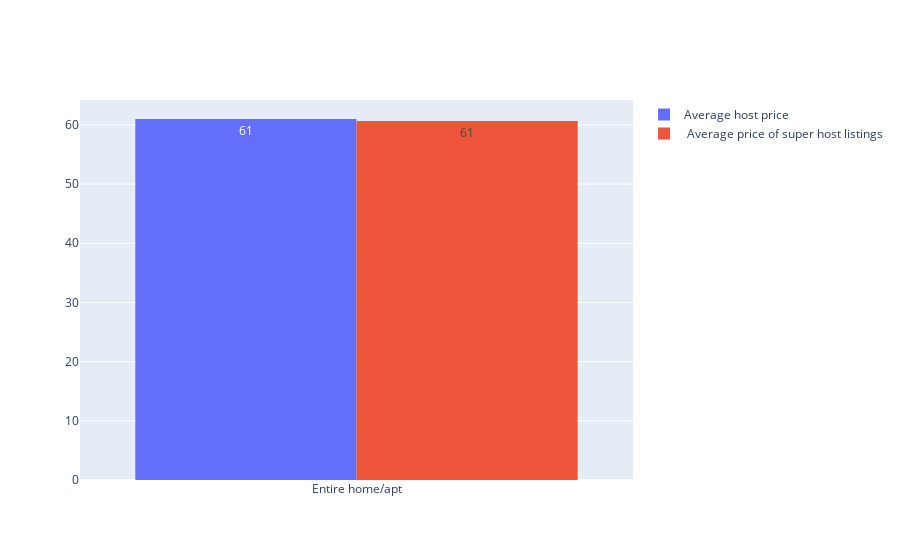

The notebook cell this image was saved under:
### Code cell
import plotly.graph_objects as go

fig = go.Figure()
fig.add_trace(go.Histogram(histfunc="avg", y=listings_single['price'], x=listings_single['room_type'], name="Average host price", texttemplate="%{y:.2}"))
fig.add_trace(go.Histogram(histfunc="avg", y=listings_types_superhost['price'], x=listings_types_superhost['room_type'], name=" Average price of super host listings", texttemplate="%{y:.2}"))
fig.show()

### Figure 1 — Plotly figure (JSON) as saved in the notebook; plotly's stock layout.template omitted (floating-point values rounded to 4 significant figures)
{"data": [{"histfunc": "avg", "name": "Average host price", "texttemplate": "%{y:.2}", "type": "histogram", "x": ["Entire home/apt"], "y": [61]}, {"histfunc": "avg", "name": " Average price of super host listings", "texttemplate": "%{y:.2}", "type": "histogram", "x": ["Entire home/apt", "Entire home/apt", "Entire home/apt", "Entire home/apt", "Entire home/apt", "Entire home/apt", "Entire home/apt", "Entire home/apt", "Entire home/apt", "Entire home/apt", "Entire home/apt", "Entire home/apt", "Entire home/apt", "Entire home/apt", "Entire home/apt", "Entire home/apt", "Entire home/apt", "Entire home/apt", "Entire home/apt", "Entire home/apt", "Entire home/apt", "Entire home/apt", "Entire home/apt", "Entire home/apt", "Entire home/apt", "Entire home/apt", "Entire home/apt", "Entire home/apt", "Entire home/apt", "Entire home/apt", "Entire home/apt", "Entire home/apt", "Entire home/apt", "Entire home/apt", "Entire home/apt", "Entire home/apt", "Entire home/apt", "Entire home/apt", "Entire home/apt", "Entire home/apt", "Entire home/apt", "Entire home/apt", "Entire home/apt", "Entire home/apt", "Entire home/apt"], "y": [42, 50, 50, 80, 25, 90, 53, 65, 76, 89, 59, 51, 55, 65, 80, 85, 55, 68, 58, 63, 35, 49, 59, 64, 77, 52, 71, 53, 53, 48, 35, 41, 85, 45, 45, 67, 63, 60, 56, 62, 87, 58, 64, 64, 77]}], "layout": {}}
